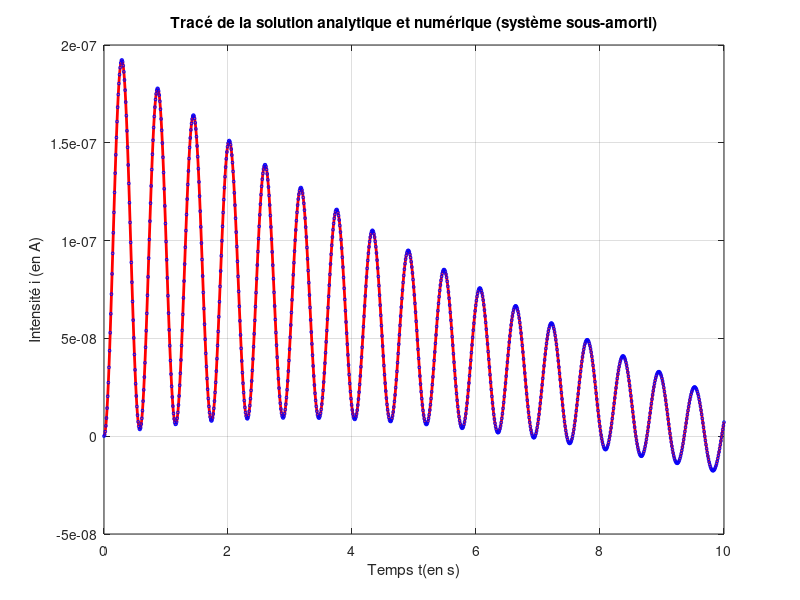

The MATLAB source for this figure:
% Paramètres du circuit  
L = 30; % Inductance en Henry  
C = 10*10^-1; % Capacité en Farads  
R = 10;   % Résistance en Ohms  
E = 1;    % Amplitude de la tension d'entrée (V)
% Tension délivrée : e = Ecos(wt)
w = 0.0001;
%
wd = sqrt(((4*L)/C)-(R^2/(2*L)));
B = (R*E*C^2*w^2*(1-L*C*w^2))/((1-L*C*w^2)*((-L*w^2+L^2*C*w^4+R^2*w^2*C)*C+1-L*C*w^2));
A = ((-E*w+R*B*w)*C)/(1-L*C*w^2);
A1 = -B;
B1 = ((-R*B)/(2*L*wd))-((A*w)/wd);
t=linspace(0,10,1000);
% Solution particulière :
ip = A*sin(w*t) + B*cos(w*t);
% Solution homogène :
ih = exp(-R*t/(2*L)).*(A1*cos(wd*t)+B1*sin(wd*t));
% Solution gnérale : 
i = ip + ih;
% Tracé de la solution :
figure(1);
plot(t,i,'r','linewidth',2);
xlabel('Temps t(en s)');
ylabel('Intensité i (en A)');
title('Tracé de la solution analytique (système sous-amorti)');
hold on;
plot(t,i,'o', 'MarkerSize', 2, 'MarkerEdgeColor', 'b');
xlabel('Temps t(en s)');
ylabel('Intensité i (en A)');
title('Tracé de la solution analytique et numérique (système sous-amorti)');
grid on;
